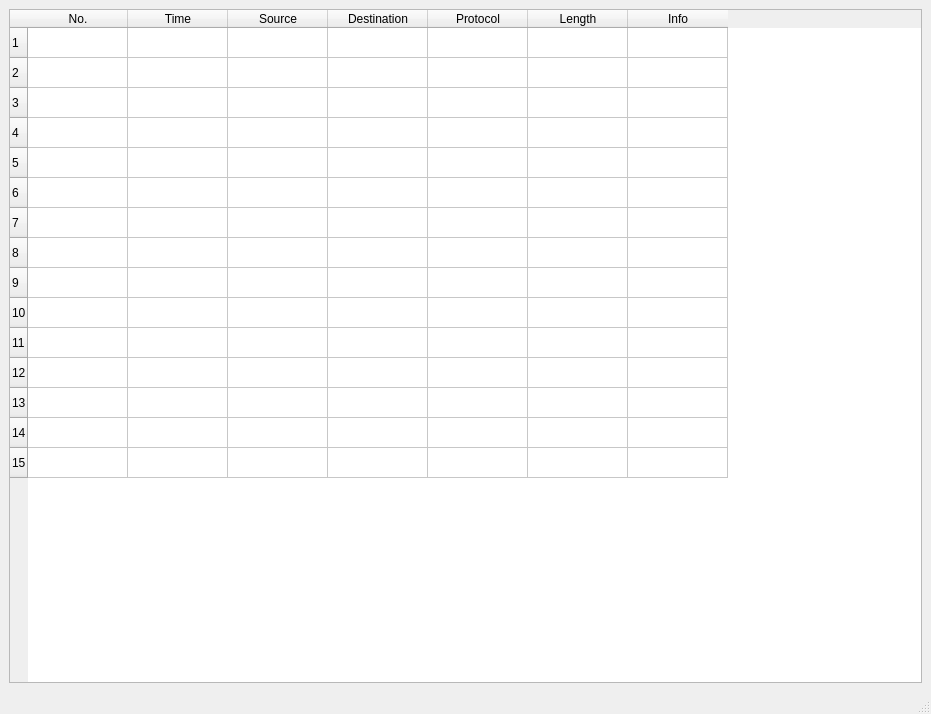
<?xml version="1.0" encoding="UTF-8"?>
<ui version="4.0">
 <class>MainWindow</class>
 <widget class="QMainWindow" name="MainWindow">
  <property name="geometry">
   <rect>
    <x>0</x>
    <y>0</y>
    <width>931</width>
    <height>714</height>
   </rect>
  </property>
  <property name="windowTitle">
   <string>MainWindow</string>
  </property>
  <widget class="QWidget" name="centralwidget">
   <layout class="QVBoxLayout" name="verticalLayout">
    <item>
     <widget class="QTableWidget" name="home">
      <property name="rowCount">
       <number>15</number>
      </property>
      <property name="columnCount">
       <number>7</number>
      </property>
      <attribute name="horizontalHeaderHighlightSections">
       <bool>true</bool>
      </attribute>
      <row/>
      <row/>
      <row/>
      <row/>
      <row/>
      <row/>
      <row/>
      <row/>
      <row/>
      <row/>
      <row/>
      <row/>
      <row/>
      <row/>
      <row/>
      <column>
       <property name="text">
        <string>No.</string>
       </property>
      </column>
      <column>
       <property name="text">
        <string>Time</string>
       </property>
      </column>
      <column>
       <property name="text">
        <string>Source</string>
       </property>
      </column>
      <column>
       <property name="text">
        <string>Destination</string>
       </property>
      </column>
      <column>
       <property name="text">
        <string>Protocol</string>
       </property>
      </column>
      <column>
       <property name="text">
        <string>Length</string>
       </property>
      </column>
      <column>
       <property name="text">
        <string>Info</string>
       </property>
      </column>
     </widget>
    </item>
   </layout>
  </widget>
  <widget class="QMenuBar" name="menubar">
   <property name="geometry">
    <rect>
     <x>0</x>
     <y>0</y>
     <width>931</width>
     <height>25</height>
    </rect>
   </property>
  </widget>
  <widget class="QStatusBar" name="statusbar"/>
 </widget>
 <resources/>
 <connections/>
</ui>
